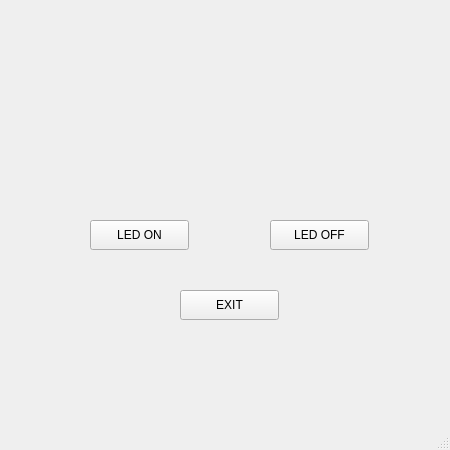
<?xml version="1.0" encoding="UTF-8"?>
<ui version="4.0">
 <class>MainWindow</class>
 <widget class="QMainWindow" name="MainWindow">
  <property name="geometry">
   <rect>
    <x>0</x>
    <y>0</y>
    <width>450</width>
    <height>450</height>
   </rect>
  </property>
  <property name="windowTitle">
   <string>MainWindow</string>
  </property>
  <widget class="QWidget" name="centralwidget">
   <widget class="QPushButton" name="Btn_1">
    <property name="geometry">
     <rect>
      <x>90</x>
      <y>220</y>
      <width>99</width>
      <height>30</height>
     </rect>
    </property>
    <property name="text">
     <string>LED ON</string>
    </property>
   </widget>
   <widget class="QPushButton" name="Btn_2">
    <property name="geometry">
     <rect>
      <x>270</x>
      <y>220</y>
      <width>99</width>
      <height>30</height>
     </rect>
    </property>
    <property name="text">
     <string>LED OFF</string>
    </property>
   </widget>
   <widget class="QPushButton" name="Btn_exit">
    <property name="geometry">
     <rect>
      <x>180</x>
      <y>290</y>
      <width>99</width>
      <height>30</height>
     </rect>
    </property>
    <property name="text">
     <string>EXIT</string>
    </property>
   </widget>
  </widget>
  <widget class="QMenuBar" name="menubar">
   <property name="geometry">
    <rect>
     <x>0</x>
     <y>0</y>
     <width>450</width>
     <height>28</height>
    </rect>
   </property>
  </widget>
  <widget class="QStatusBar" name="statusbar"/>
 </widget>
 <resources/>
 <connections/>
</ui>
